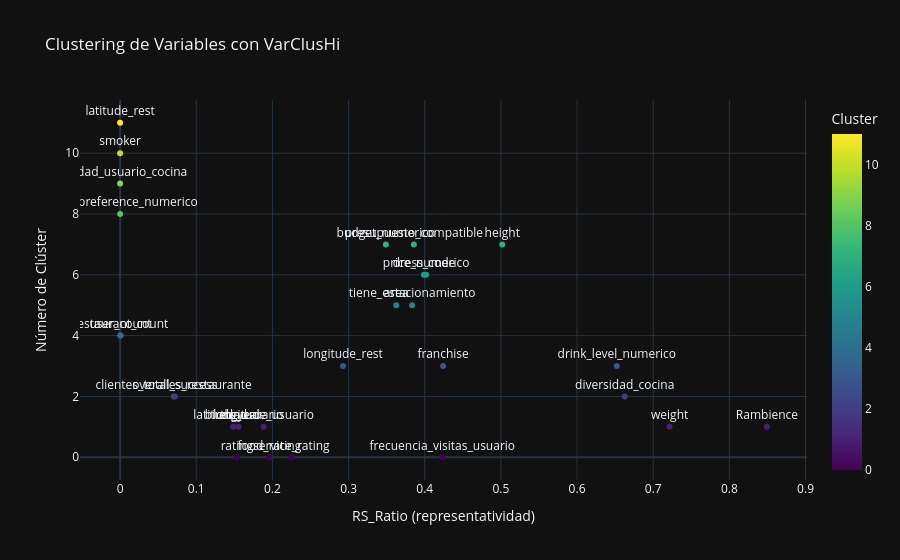

Notebook code for this chart:
### Code cell
resumen_comparacion = comparar_tecnicas_seleccion(df_tratado)

### Figure 1 — Plotly figure (JSON) as saved in the notebook; plotly's stock layout.template omitted (floating-point values rounded to 4 significant figures)
{"data": [{"hovertemplate": "RS_Ratio=%{x}<br>Cluster=%{marker.color}<br>Variable=%{text}<extra></extra>", "legendgroup": "", "marker": {"color": [0, 0, 0, 0, 1, 1, 1, 1, 1, 1, 2, 2, 2, 3, 3, 3, 4, 4, 5, 5, 6, 6, 7, 7, 7, 8, 9, 10, 11], "coloraxis": "coloraxis", "symbol": "circle"}, "mode": "markers+text", "name": "", "orientation": "v", "showlegend": false, "text": ["frecuencia_visitas_usuario", "food_rating", "service_rating", "rating", "latitude_usuario", "longitude_usuario", "birth_year", "edad", "weight", "Rambience", "clientes_totales_restaurante", "diversidad_cocina", "overall_success", "drink_level_numerico", "franchise", "longitude_rest", "user_count", "restaurant_count", "area", "tiene_estacionamiento", "dress_code", "price_numerico", "presupuesto_compatible", "height", "budget_numerico", "dress_preference_numerico", "afinidad_usuario_cocina", "smoker", "latitude_rest"], "textposition": "top center", "type": "scatter", "x": [0.4231, 0.196, 0.2248, 0.1534, 0.1553, 0.1884, 0.1485, 0.1485, 0.7215, 0.8493, 0.07031, 0.6626, 0.07194, 0.6522, 0.4242, 0.2927, 0.0005348, 0.0005442, 0.3626, 0.3834, 0.399, 0.4019, 0.3857, 0.5017, 0.349, 0.0, 0.0, 0.0, 0.0], "xaxis": "x", "y": [0, 0, 0, 0, 1, 1, 1, 1, 1, 1, 2, 2, 2, 3, 3, 3, 4, 4, 5, 5, 6, 6, 7, 7, 7, 8, 9, 10, 11], "yaxis": "y"}], "layout": {"coloraxis": {"colorbar": {"title": {"text": "Cluster"}}, "colorscale": [[0, "#440154"], [0.1111, "#482878"], [0.2222, "#3e4989"], [0.3333, "#31688e"], [0.4444, "#26828e"], [0.5556, "#1f9e89"], [0.6667, "#35b779"], [0.7778, "#6ece58"], [0.8889, "#b5de2b"], [1, "#fde725"]]}, "legend": {"tracegroupgap": 0}, "showlegend": false, "title": {"text": "Clustering de Variables con VarClusHi"}, "xaxis": {"anchor": "y", "domain": [0, 1], "title": {"text": "RS_Ratio (representatividad)"}}, "yaxis": {"anchor": "x", "domain": [0, 1], "title": {"text": "Número de Clúster"}}}}
